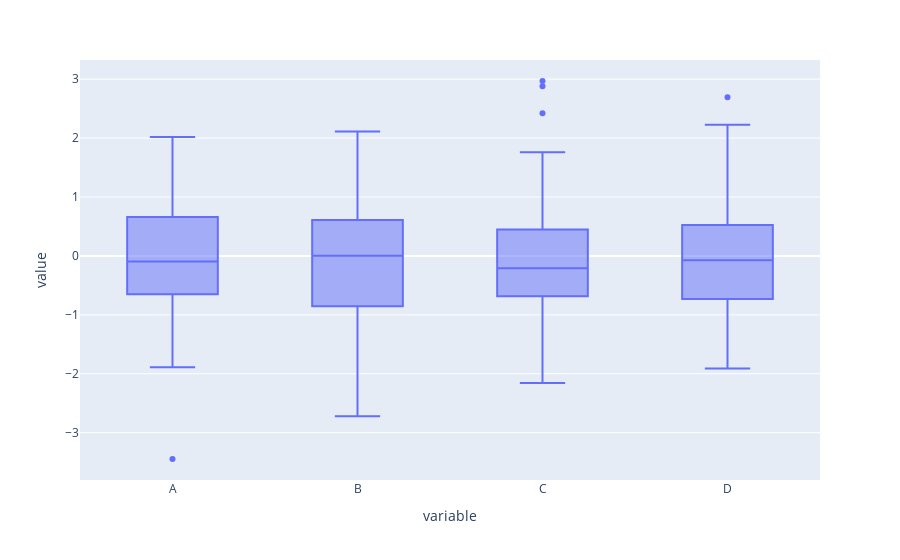

The notebook cell this image was saved under:
### Markdown cell above
### Boxplots

### Code cell
px.box(df)

### Figure 1 — Plotly figure (JSON) as saved in the notebook; plotly's stock layout.template omitted (floating-point values rounded to 4 significant figures; data arrays with more than 128 entries replaced by an {"elided": "..."} marker saying what was removed)
{"data": [{"alignmentgroup": "True", "hovertemplate": "variable=%{x}<br>value=%{y}<extra></extra>", "legendgroup": "", "marker": {"color": "#636efa"}, "name": "", "notched": false, "offsetgroup": "", "orientation": "v", "showlegend": false, "type": "box", "x": {"elided": "400 str values"}, "x0": " ", "xaxis": "x", "y": {"elided": "400 float values"}, "y0": " ", "yaxis": "y"}], "layout": {"boxmode": "group", "legend": {"tracegroupgap": 0}, "margin": {"t": 60}, "xaxis": {"anchor": "y", "domain": [0, 1], "title": {"text": "variable"}}, "yaxis": {"anchor": "x", "domain": [0, 1], "title": {"text": "value"}}}}
